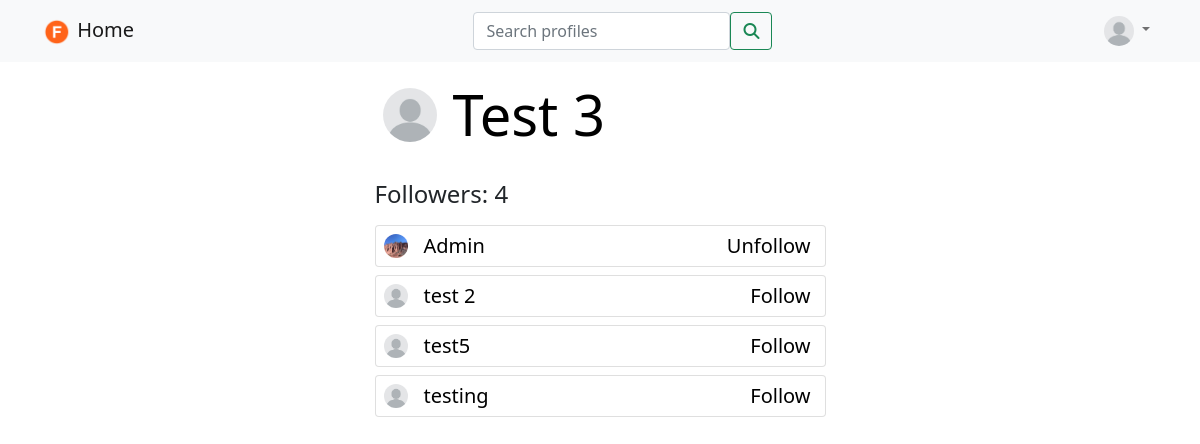
The app's page /profile/4/followers (signed in) with its own data.
### main/models.py (models this page shows, shortened)
class UserProfile(models.Model):
    user = models.OneToOneField(User, related_name='profile', on_delete=models.CASCADE)
    name =models.CharField(max_length=100, blank=True, null=True)
    image = models.ImageField(upload_to='media/uploads/profile_pictures', default='media/uploads/profile_pictures/default_profile_picture.jpeg', blank=True)
    bio = models.TextField(blank=True, null=True)
    birthday = models.DateField(blank=True, null=True)
    followers = models.ManyToManyField(User, blank=True, related_name='followers')
    following = models.ManyToManyField(User, blank=True, related_name='following')

### main/views.py (the view)
# urls.py: path('profile/<int:pk>/followers', FollowersView.as_view(), name='followers'),
class FollowersView(LoginRequiredMixin, View):
    def get(self, request, pk, *args, **kwargs):
        profile = UserProfile.objects.get(pk=pk)
        followers = profile.followers.all
        context = {
            'profile': profile,
            'followers': followers
        }
        return render(request, 'main/followers.html', context)

### main/templates/main/followers.html (shortened to what this page needs)
{%extends 'main/base_main.html'%}
{%load crispy_forms_tags%}
{%block content%}
<div class="container">
    <div class="row justify-content-center">
        <div class="col-lg-5 col-md-6 col-sm-12">
        <span>
            <a class="text-decoration-none" style="color:black" href="{% url 'profile_view' profile.pk %}">
                <div class="d-inline-flex align-items-center">
                    <img class="rounded-circle p-2" width="70" height="70" src=" {{profile.image.url}} "><span class="display-4 px-2">{{profile.name}}</span>
                </div>
            </a>
            <br></br>
            <h4 class="mb-3">Followers: {{profile.followers.all.count}}</h4>
            {%for follower in followers%}
                <div class="card my-2">
                <div class="d-flex justify-content-between">
                    <a class="text-decoration-none d-inline-flex" style="color:black" href="{% url 'profile_view' follower.profile.pk %}">
                        <div class="d-inline-flex align-items-center">
                            <img class="rounded-circle p-2" width="40" height="40" src=" {{follower.profile.image.url}} "><span class="lead px-2">{{follower.profile.name}}</span>
                        </div>
                    </a>
                    <div class="d-inline-flex align-items-center">
                        <form method="POST" action="{% url 'follow' follower.profile.pk %}">
                            <button style="background-color: transparent; border: none; box-shadow: none;" type="submit">
                                {%if request.user != follower%}
                                    {%if request.user in follower.profile.followers.all%}
                                        <span class="lead px-2">Unfollow</span>
                                    {%else%}
                                        <span class="lead px-2">Follow</span>
                                    {%endif%}
                                {%endif%}
                            </button>
                        </form>
                    </div>
                </div>
                </div>
            {%endfor%}
        </span>
        </div>
    </div>
</div>
{%endblock%}

### main/templates/main/base_main.html (shortened to what this page needs)
{% load static %}
<!doctype html>
<html lang="en">
  <head>
    <link href="https://cdn.jsdelivr.net/npm/bootstrap@5.0.1/dist/css/bootstrap.min.css" rel="stylesheet">
    <link rel="stylesheet" href="{% static 'CSS/style.css'%}">
  </head>
  <body>
        <nav class="navbar fixed-top navbar-expand navbar-light bg-light">
            <div class="container">
                <a href="{% url 'home' %}" class="navbar-brand">
                    <img src="{% static 'images/logo.png'%}" width="30" height="30">
                    Home
                </a>
                <form method="GET" action="{% url 'profile_search' %}" class="d-flex m-auto">
                    <input type="text" class="form-control" placeholder="Search profiles" name="query" value="{{request.GET.query}}">
                    <button type="submit" class="btn btn-outline-success"><i class="fas fa-search"></i></button>
                </form>
                <ul class="navbar-nav">
                    <li class="nav-item dropdown ">
                        <a href="#" class="nav-link dropdown-toggle" id="navbarDropdown" role="button" data-bs-toggle="dropdown" aria-expanded="false">
                            <img src="{{request.user.profile.image.url}}" class="rounded-circle" width="30" height="30">
                        </a>
                    </li>
                </ul>
            </div>
        </nav>
        {%block content%}
        {%endblock%}
  </body>
</html>

### records on screen
UserProfile: image (placeholder picture), name "Test 3", followers.all.count "4"

### other values on screen
{{ follower.profile.name }} "Admin"
{{ follower.profile.name }} "test 2"
{{ follower.profile.name }} "test5"
{{ follower.profile.name }} "testing"
